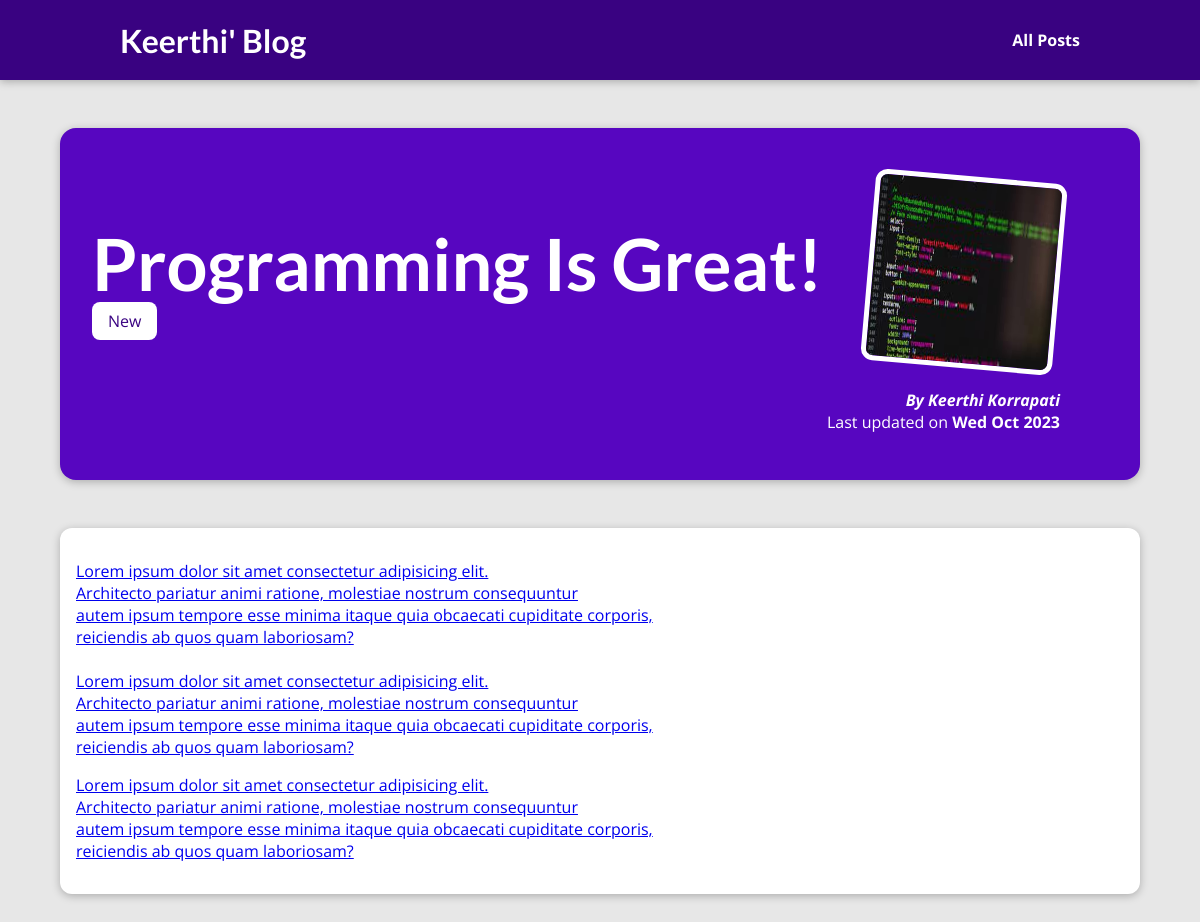
Page /posts/programming-is-fun on the committed database.
### blog/models.py (models this page shows, shortened)
class Post(models.Model):
    title = models.CharField(max_length=150)
    excerpt = models.CharField(max_length=200)
    image_name = models.CharField(max_length=100)
    date = models.DateField(auto_now=True)
    slug = models.SlugField(unique=True, db_index=True)
    content = models.TextField(validators=[MinLengthValidator(10)])
    author = models.ForeignKey(Author, on_delete=models.SET_NULL, null=True, related_name="posts") #One-To-Many Relation with Author
    tags = models.ManyToManyField(Tag)

class Tag(models.Model):
    caption = models.CharField(max_length=20)

class Author(models.Model):
    first_name = models.CharField(max_length=100)
    last_name = models.CharField(max_length=100)
    email_address = models.EmailField()
    def full_name(self):
        return f"{self.first_name} {self.last_name}"
    def __str__(self):
        return self.full_name()

### blog/views.py (the view)
# urls.py: path("posts/<slug:slug>", views.post_detail,name="post-detail-page") #/posts/postName
def post_detail(request,slug):
    identified_post = get_object_or_404(Post, slug=slug)  # replaced Post.objects.get(slug=slug) with error
    return render(request, "blog/post-detail.html",{
        "post": identified_post,
        "post_tags": identified_post.tags.all()
    })

### blog/templates/blog/post-detail.html (shortened to what this page needs)
{% extends "base.html" %}
{% load static %}
{% block css_files %}
    <link rel="stylesheet" href="{% static "blog/post-detail.css" %}"/>
{% endblock  %}
{% block content %}
    <section id="summary">
        <h2>{{ post.title }}</h2>
        <div>
            {% for tag in post_tags %}
                <span class="tag">{{ tag.caption }}</span>
            {% endfor %}
        </div>
        <article>
            <img src="{% static "blog/images/"|add:post.image_name %}" alt="{{ post.title }}" />
            <address>By <a href="mailto:{{ post.author.email_address }}">{{ post.author }} </address>
            <div>
                Last updated on <time>{{ post.date|date:"D M Y" }}</time>
            </div>
        </article>
    </section>
    <main>
        {{ post.content|linebreaks }}
    </main>
{% endblock %}

### static/app.css (style rules this page uses)
* { box-sizing: border-box; }
html { font-family: 'Open Sans', 'Lato', sans-serif; }
body { margin: 0; }
h1, h2, h3 { font-family: 'Lato', sans-serif; font-weight: bold; }

### blog/static/blog/post-detail.css (style rules this page uses)
body { background-color: #e7e7e7; }
#summary { margin: 8rem auto 3rem auto; padding: 2rem; width: 90%; max-width: 90rem; border-radius: 16px; background-color: #5706c0; position: relative; box-shadow: 0 2px 8px rgba(0, 0, 0, 0.25); height: 22rem; }
#summary h2 { color: white; font-size: 4.5rem; margin-bottom: 0.25rem; }
#summary article { position: absolute; top: 2rem; right: 3rem; padding: 1rem 2rem; border-radius: 12px; text-align: right; color: white; }
#summary article img { width: 12rem; height: 12rem; border-radius: 12px; transform: rotateZ(5deg); border: 5px solid white; margin-bottom: 1rem; }
#summary address { font-weight: bold; }
#summary a { color: white; text-decoration: none; }
#summary time { font-weight: bold; }
main { width: 90%; max-width: 90rem; margin: 3rem auto; background-color: white; padding: 1rem; border-radius: 12px; box-shadow: 0 2px 8px rgba(0, 0, 0, 0.25); }
.tag { background-color: white; color: #390281; padding: 0.5rem 1rem; border-radius: 8px; }

### rows in the picture
Post: title "Programming Is Great!", image_name (picture), author "Keerthi Korrapati", date "Wed Oct 2023", content "Lorem ipsum dolor sit amet consectetur adipisicing elit. Architecto pariatur animi ratione, molestiae nostrum consequuntur autem ipsum tempore esse minima itaque quia obcaecati cupiditate corporis, reiciendis ab quos quam laboriosam? Lorem ipsum dolor sit amet consectetur adipisicing elit. Architecto pariatur animi ratione, molestiae nostrum consequuntur autem ipsum tempore esse minima itaque quia obcaecati cupiditate corporis, reiciendis ab quos quam laboriosam? Lorem ipsum dolor sit amet consectetur adipisicing elit. Architecto pariatur animi ratione, molestiae nostrum consequuntur autem ipsum tempore esse minima itaque quia obcaecati cupiditate corporis, reiciendis ab quos quam…"
Tag: caption "New"
